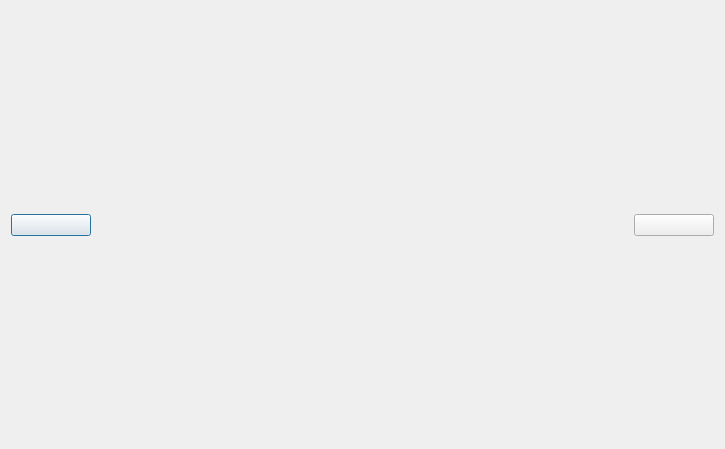
<?xml version="1.0" encoding="UTF-8"?>
<ui version="4.0">
 <class>PicShow</class>
 <widget class="QDialog" name="PicShow">
  <property name="geometry">
   <rect>
    <x>0</x>
    <y>0</y>
    <width>725</width>
    <height>449</height>
   </rect>
  </property>
  <property name="windowTitle">
   <string>Dialog</string>
  </property>
  <layout class="QHBoxLayout" name="horizontalLayout">
   <item>
    <layout class="QGridLayout" name="gridLayout">
     <item row="1" column="2">
      <widget class="QLabel" name="label">
       <property name="text">
        <string/>
       </property>
      </widget>
     </item>
     <item row="1" column="3">
      <spacer name="horizontalSpacer_2">
       <property name="orientation">
        <enum>Qt::Horizontal</enum>
       </property>
       <property name="sizeHint" stdset="0">
        <size>
         <width>40</width>
         <height>20</height>
        </size>
       </property>
      </spacer>
     </item>
     <item row="1" column="1">
      <spacer name="horizontalSpacer">
       <property name="orientation">
        <enum>Qt::Horizontal</enum>
       </property>
       <property name="sizeHint" stdset="0">
        <size>
         <width>40</width>
         <height>20</height>
        </size>
       </property>
      </spacer>
     </item>
     <item row="1" column="0">
      <widget class="QWidget" name="widget" native="true">
       <property name="minimumSize">
        <size>
         <width>80</width>
         <height>0</height>
        </size>
       </property>
       <property name="maximumSize">
        <size>
         <width>80</width>
         <height>16777215</height>
        </size>
       </property>
       <layout class="QVBoxLayout" name="verticalLayout">
        <property name="leftMargin">
         <number>0</number>
        </property>
        <property name="topMargin">
         <number>0</number>
        </property>
        <property name="rightMargin">
         <number>0</number>
        </property>
        <property name="bottomMargin">
         <number>0</number>
        </property>
        <item>
         <widget class="PicButton" name="previousBtn">
          <property name="text">
           <string/>
          </property>
         </widget>
        </item>
       </layout>
      </widget>
     </item>
     <item row="1" column="4">
      <widget class="QWidget" name="widget_2" native="true">
       <property name="minimumSize">
        <size>
         <width>80</width>
         <height>0</height>
        </size>
       </property>
       <property name="maximumSize">
        <size>
         <width>80</width>
         <height>16777215</height>
        </size>
       </property>
       <layout class="QVBoxLayout" name="verticalLayout_2">
        <property name="leftMargin">
         <number>0</number>
        </property>
        <property name="topMargin">
         <number>0</number>
        </property>
        <property name="rightMargin">
         <number>0</number>
        </property>
        <property name="bottomMargin">
         <number>0</number>
        </property>
        <item>
         <widget class="PicButton" name="nextBtn">
          <property name="text">
           <string/>
          </property>
         </widget>
        </item>
       </layout>
      </widget>
     </item>
     <item row="0" column="2">
      <spacer name="verticalSpacer">
       <property name="orientation">
        <enum>Qt::Vertical</enum>
       </property>
       <property name="sizeHint" stdset="0">
        <size>
         <width>20</width>
         <height>40</height>
        </size>
       </property>
      </spacer>
     </item>
     <item row="2" column="2">
      <spacer name="verticalSpacer_2">
       <property name="orientation">
        <enum>Qt::Vertical</enum>
       </property>
       <property name="sizeHint" stdset="0">
        <size>
         <width>20</width>
         <height>40</height>
        </size>
       </property>
      </spacer>
     </item>
    </layout>
   </item>
  </layout>
 </widget>
 <customwidgets>
  <customwidget>
   <class>PicButton</class>
   <extends>QPushButton</extends>
   <header>picbutton.h</header>
  </customwidget>
 </customwidgets>
 <resources/>
 <connections/>
</ui>
